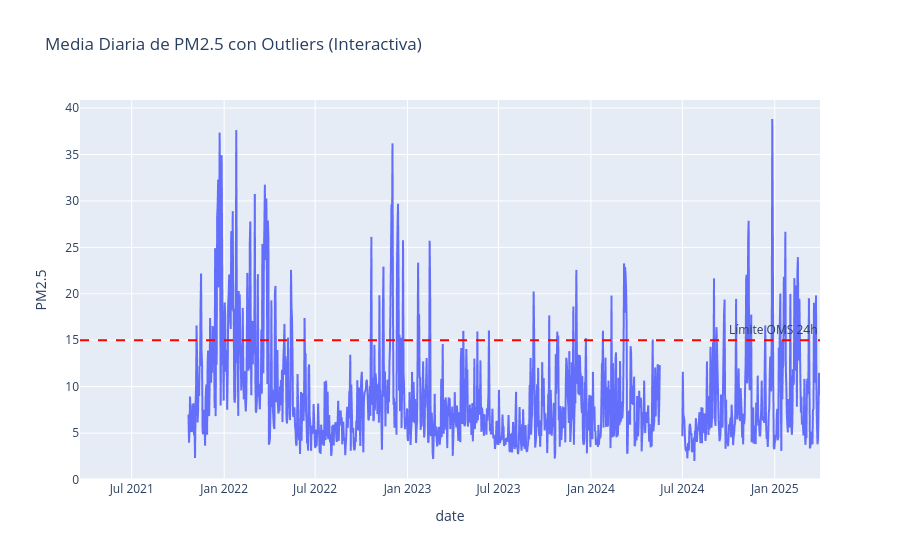

The notebook cell this image was saved under:
### Markdown cell above
## 5. Detección de Outliers Extremos o Anomalías (Eventos)

Veamos el **Top 10** de días más contaminados registrados a nivel ciudad, para buscar explicación (ej. Guy Fawkes Night, incendios, calima severa).

### Code cell
# Promedio global por días
daily_pollution = df.groupby('date')['PM2.5'].mean().reset_index()
top_10 = daily_pollution.sort_values(by='PM2.5', ascending=False).head(10)

print("Top 10 Días más contaminados a nivel de ciudad (Liverpool, PM2.5):")
display(top_10)

fig = px.line(daily_pollution, x='date', y='PM2.5', title='Media Diaria de PM2.5 con Outliers (Interactiva)')
fig.add_hline(y=15, line_dash='dash', line_color='red', annotation_text="Límite OMS 24h")
fig.show()

### Figure 1 — Plotly figure (JSON) as saved in the notebook; plotly's stock layout.template omitted (floating-point values rounded to 4 significant figures; data arrays with more than 128 entries replaced by an {"elided": "..."} marker saying what was removed)
{"data": [{"hovertemplate": "date=%{x}<br>PM2.5=%{y}<extra></extra>", "legendgroup": "", "line": {"color": "#636efa", "dash": "solid"}, "marker": {"symbol": "circle"}, "mode": "lines", "name": "", "showlegend": false, "type": "scattergl", "x": {"elided": "1474 str values"}, "xaxis": "x", "y": {"elided": "1474 float values"}, "yaxis": "y"}], "layout": {"annotations": [{"showarrow": false, "text": "Límite OMS 24h", "x": 1, "xanchor": "right", "xref": "x domain", "y": 15, "yanchor": "bottom", "yref": "y"}], "legend": {"tracegroupgap": 0}, "shapes": [{"line": {"color": "red", "dash": "dash"}, "type": "line", "x0": 0, "x1": 1, "xref": "x domain", "y0": 15, "y1": 15, "yref": "y"}], "title": {"text": "Media Diaria de PM2.5 con Outliers (Interactiva)"}, "xaxis": {"anchor": "y", "domain": [0, 1], "title": {"text": "date"}}, "yaxis": {"anchor": "x", "domain": [0, 1], "title": {"text": "PM2.5"}}}}
